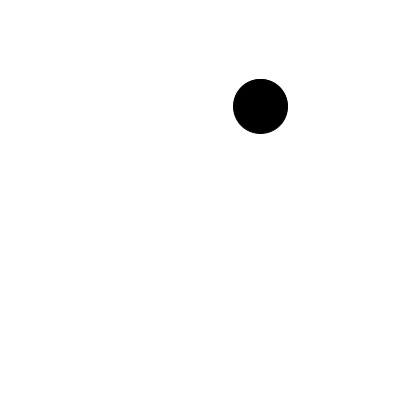
Frame 1 (no input)
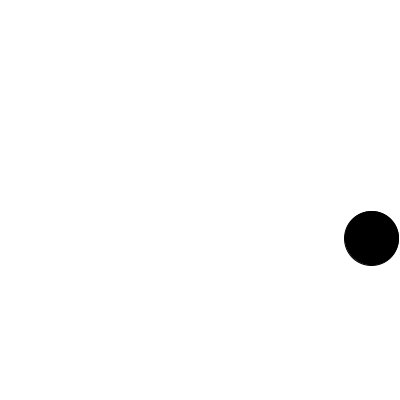
Frame 60 (the mouse pressed at the canvas centre just before this capture)
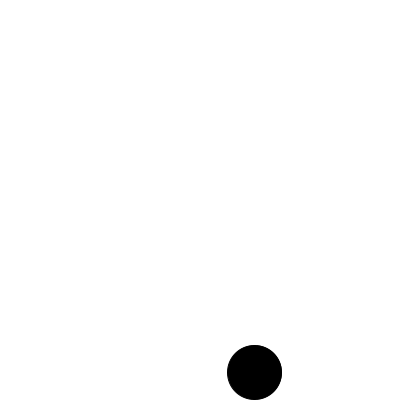
Frame 120 (the mouse held since frame 60 and released just before this capture)

The Processing sketch that drew these frames (run headless with seeded random() and noise(); from frame 60 on, the mouse is pressed at the canvas centre):

// Processing sketch: sim_02_ball_vectors
// ── sim_02_ball_vectors.pde
//Define a Ball object called 'myBall'
Ball myBall;

void setup() {
  size(400, 400);
  //Instantiate myBall object
  myBall = new Ball();
}

void draw() {
  //draw background each frame
  background(255);

  //update myBall position and draw each frame
  myBall.checkEdges();
  myBall.update();
  myBall.display();
}


// ── Ball.pde
//Ball Class

class Ball {

  //Declare Variables
  PVector location;
  //float x;
  //float y;
  PVector velocity;
  //float xSpeed;
  //float ySpeed;
  float radius;

  //Constructor
  Ball() {
    //position ball somewhere randomly onscreen
    location = new PVector(random(0, width), random(0, height));
    //x = random(0, width);
    //y = random(0, height);
    velocity = new PVector(random(1, 2), random(2, 3));
    //xSpeed = random(1, 2);
    //ySpeed = random(2, 3);
    radius = random(20, 60); //more like diameter
  }
  
  void update() {
    location.add(velocity);
    //x += xSpeed;
    //y += ySpeed;
  }

  void checkEdges() {
    //sometimes we still have to access the x and y values of the PVector separately
    if (location.x > width - (radius/2) || location.x < 0 +(radius/2)) {
      velocity.x *= -1; //change the direction
    } 

    if (location.y > height - (radius/2) || location.y < 0 + (radius/2)) {
      velocity.y *= -1; //change the direction
    }
  }

  void display() {
    fill(0);
    ellipse(location.x, location.y, radius, radius);
  }
}
